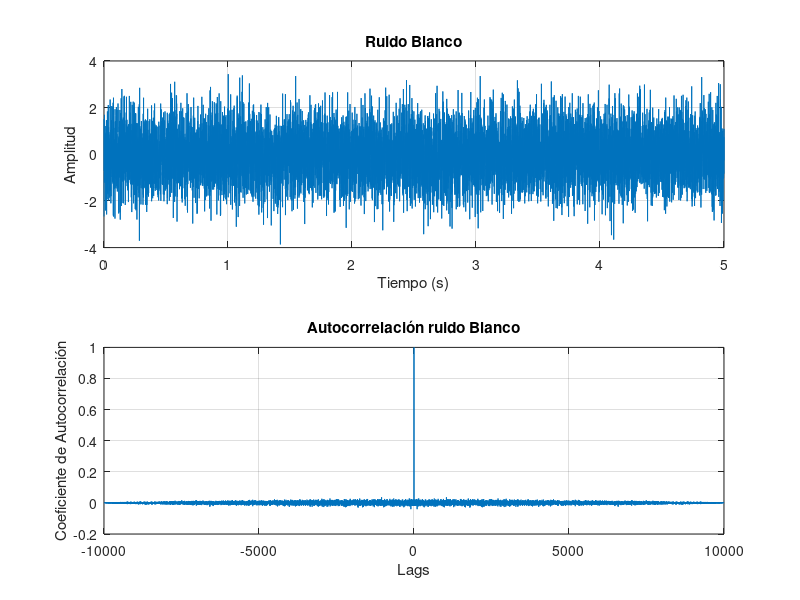
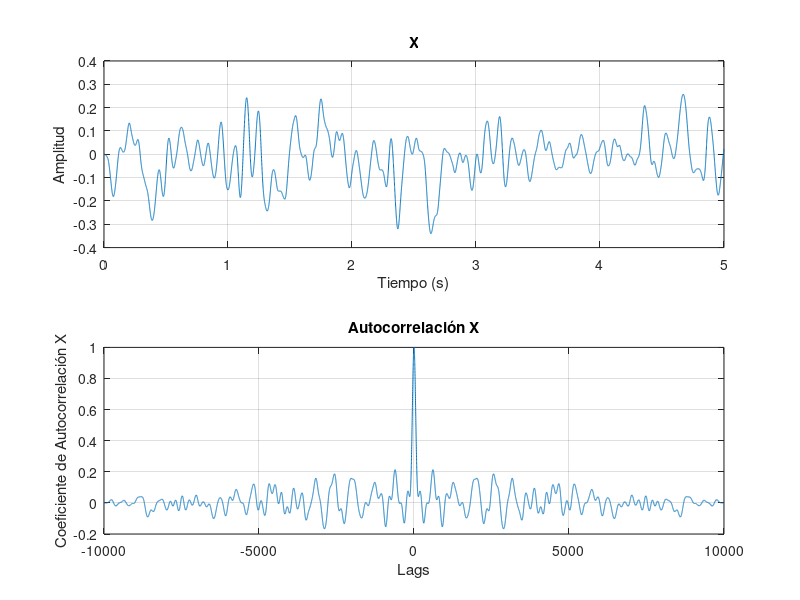
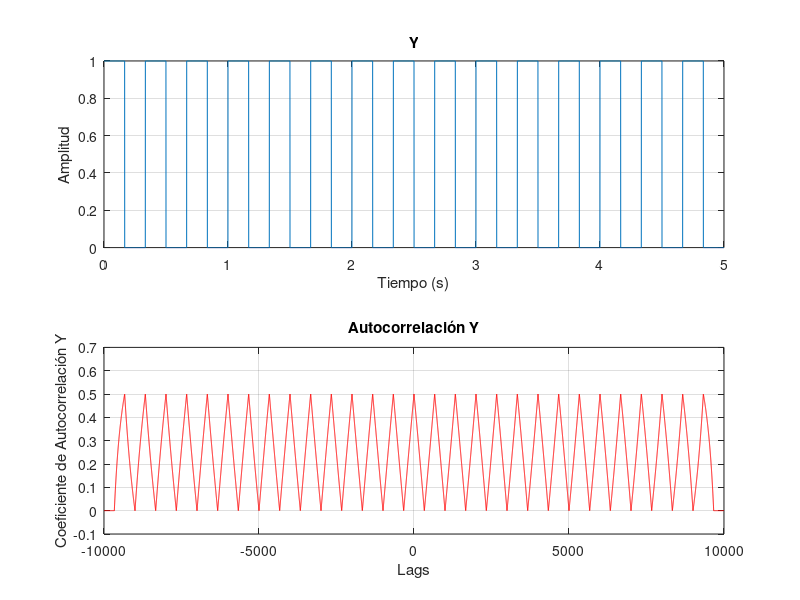
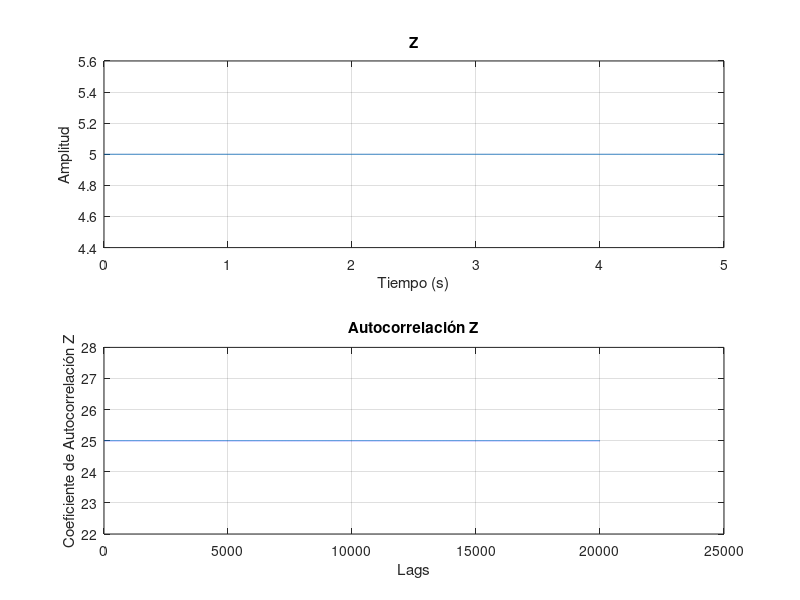

MATLAB code to generate these figures, in order:
f=1000;
fs=2*f;
t = 0:1/fs:5; % Vector de tiempo [seg]
rng(1);%para generar la misma señal aleatoria, es para version de MATLAB R2014
signal = randn(length(t),1);

%% Calcular la autocorrelación del ruido "blanco"
[autocorr, lags] = xcorr(signal, 'coeff');

%% Especificaciones del filtro
orden = 4; % Orden del filtro
%frecuencia_corte = 100; % Frecuencia de corte en Hz
frecuencia_corte = 10; % Frecuencia de corte en Hz
frecuencia_muestreo = fs; % Frecuencia de muestreo en Hz
%% Diseño del filtro Butterworth
[numerador, denominador] = butter(orden, frecuencia_corte/(frecuencia_muestreo/2), 'low');

%% Señales X,Y,Z,W
X = filter(numerador, denominador, signal);%Señal X
f=3; %[Hz]
Y = 0.5+0.5*square(2*pi*f*t,50);
Z =5 * ones(size(t));
W = zeros(1,length(t));
    for i=1:length(t)
        W(i)= X(i)+Y(i)+Z(i);
    end

%% Calcular la autocorrelación X
[autocorr_X, lags_X] = xcorr(X, 'coeff');

%% Calcular la autocorrelación Y
[autocorr_Y, lags_Y] = xcorr(Y,'unbiased');color='r';

%% Se prueba otra funcion para calcular la autocorrelacion Y
% Longitud de los datos
%N = length(Y);
% Inicializar el vector de autocorrelación
%autocorr_Y_ = zeros(1, N);
% Calcular la media de los datos
%mean_data = mean(Y);
% Calcular la autocorrelación
%for lag = 0:N-1
%    sum_product = 0;
%    for i = 1:N-lag
%        sum_product = sum_product + (Y(i) - mean_data) * (Y(i + lag) - mean_data);
%    end
%    autocorr_Y_(lag + 1) = sum_product / (N - lag);
%end
% Normalizar la autocorrelación
%autocorr_Y_ = autocorr_Y_ / autocorr_Y_(1);
%N_=length(autocorr_Y_);
%autocorr_Y=[flip(autocorr_Y_) autocorr_Y_(1:N-1)];color='b';
%lags_Y=lag*2+1;

%% Calcular la autocorrelación Z
[autocorr_Z, lags_Z] = xcorr(Z,'unbiased');

%% Se prueba otra funcion para calcular la autocorrelacion Z
% Longitud de los datos
N = length(Z);
% Inicializar el vector de autocorrelación
autocorr_Z_ = zeros(1, N);
% Calcular la media de los datos
mean_data = mean(Z);
% Calcular la autocorrelación
%for lag = 0:N-1
%    sum_product = 0;
%    for i = 1:N-lag
%        sum_product = sum_product + (Z(i) - mean_data) * (Z(i + lag) - mean_data);
%    end
%    autocorr_Z_(lag + 1) = sum_product / (N - lag);
%end
% Normalizar la autocorrelación
%autocorr_Z_ = autocorr_Z_ / autocorr_Z_(1);

%autocorr_Z=[flip(autocorr_Z_) autocorr_Z_(1:N-1)];
%lags_Y=lag*2+1;

%% Calcular la autocorrelación Z
[autocorr_W, lags_W] = xcorr(W,'unbiased');

%% Graficar la señal original y su autocorrelación
figure(1);
subplot(2,1,1);
plot(t, signal);
title('Ruido Blanco');grid on;
xlabel('Tiempo (s)');
ylabel('Amplitud');

subplot(2,1,2);
plot(lags, autocorr);
title('Autocorrelación ruido Blanco');grid on;
xlabel('Lags');
ylabel('Coeficiente de Autocorrelación');

%% Graficar la señal X y su autocorrelación
figure(2);
subplot(2,1,1);
plot(t, X);
title('X');grid on;
xlabel('Tiempo (s)');
ylabel('Amplitud');

subplot(2,1,2);
plot(lags_X, autocorr_X);
title('Autocorrelación X');grid on;
xlabel('Lags');
ylabel('Coeficiente de Autocorrelación X');

%% Graficar la señal Y y su autocorrelación
figure(3);
subplot(2,1,1);
plot(t, Y);
title('Y');grid on;
xlabel('Tiempo (s)');
ylabel('Amplitud');

subplot(2,1,2);
plot(lags_Y,autocorr_Y,color);
title('Autocorrelación Y');grid on;hold on;
xlabel('Lags');
ylabel('Coeficiente de Autocorrelación Y');

%% Graficar la señal Z y su autocorrelación
figure(4);
subplot(2,1,1);
plot(t, Z);
title('Z');grid on;
xlabel('Tiempo (s)');
ylabel('Amplitud');

subplot(2,1,2);
%plot(lags_Z,autocorr_Z);
plot(autocorr_Z);
title('Autocorrelación Z');grid on;
xlabel('Lags');
ylabel('Coeficiente de Autocorrelación Z');

%% Graficar la señal W y su autocorrelación
figure(5);
subplot(2,1,1);
plot(t, W);
title('Z');grid on;
xlabel('Tiempo (s)');
ylabel('Amplitud');

subplot(2,1,2);
%plot(lags_W,autocorr_W);
plot(autocorr_W);
title('Autocorrelación W');grid on;
xlabel('Lags');
ylabel('Coeficiente de Autocorrelación W');
